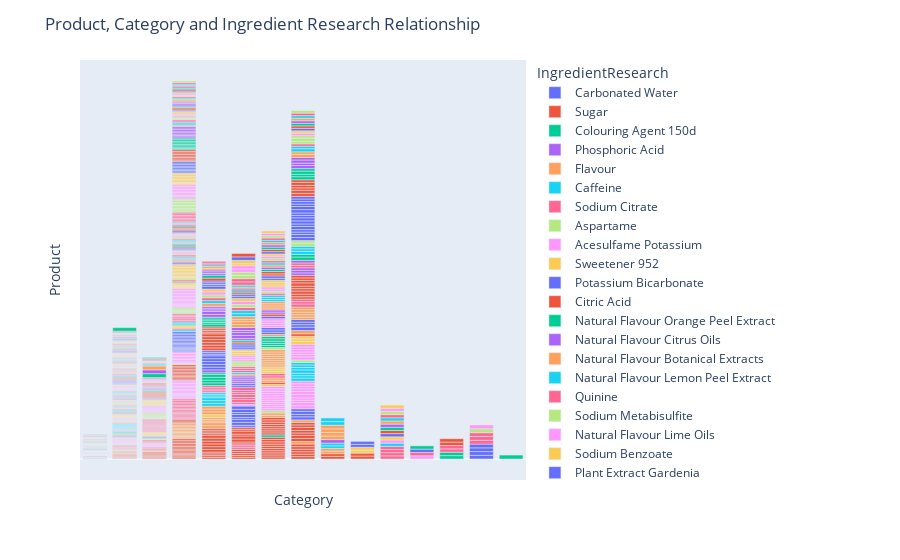

Notebook cell for this chart:
### Code cell
import pandas as pd
import plotly.express as px


with driver.session() as session:
    result = session.run(query)
    data = [record.data() for record in result]


df = pd.DataFrame(data)


product_col = df.columns[df.columns.str.contains('Product', case=False)][0]
category_col = df.columns[df.columns.str.contains('Category', case=False)][0]
research_col = df.columns[df.columns.str.contains('IngredientResearch', case=False)][0]


df.rename(columns={product_col: 'Product', category_col: 'Category', research_col: 'IngredientResearch'}, inplace=True)

fig = px.bar(df, x='Category', y='Product', color='IngredientResearch', hover_name='Product', hover_data=['IngredientResearch', 'Category'])
fig.update_layout(
    title='Product, Category and Ingredient Research Relationship',
    xaxis_title='Category',
    yaxis_title='Product',
    xaxis_showticklabels=False,
    yaxis_showticklabels=False,
    legend_title='IngredientResearch'
)
fig.show()
